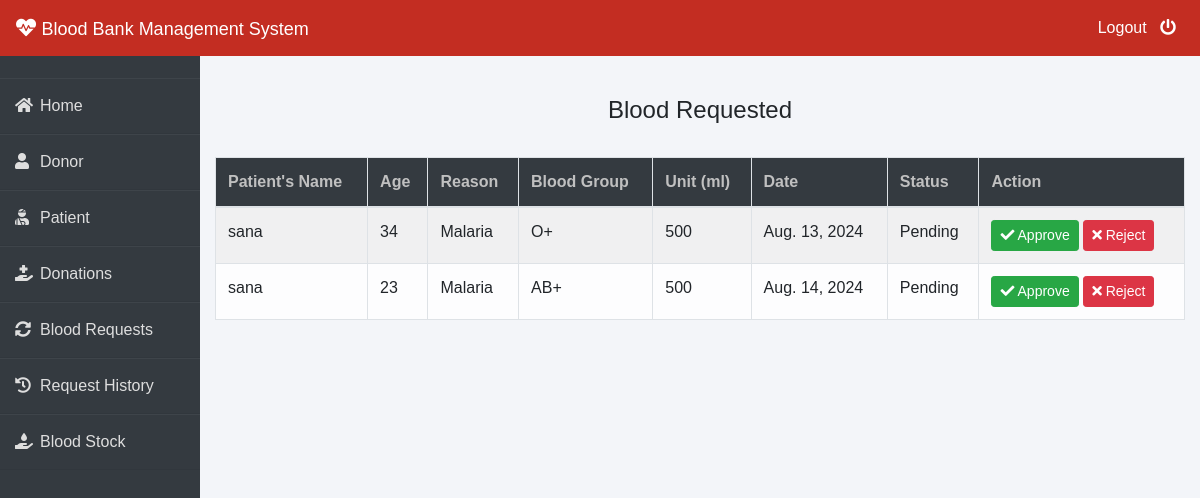
Page /admin-request (signed in) on the committed database.
### blood/models.py (models this page shows, shortened)
class BloodRequest(models.Model):
    request_by_patient=models.ForeignKey(pmodels.Patient,null=True,on_delete=models.CASCADE)
    request_by_donor=models.ForeignKey(dmodels.Donor,null=True,on_delete=models.CASCADE)
    patient_name=models.CharField(max_length=30)
    patient_age=models.PositiveIntegerField()
    reason=models.CharField(max_length=500)
    bloodgroup=models.CharField(max_length=10)
    unit=models.PositiveIntegerField(default=0)
    status=models.CharField(max_length=20,default="Pending")
    date=models.DateField(auto_now=True)

### blood/views.py (the view)
# urls.py: path('admin-request', views.admin_request_view,name='admin-request'),
@login_required(login_url='adminlogin')
def admin_request_view(request):
    requests=models.BloodRequest.objects.all().filter(status='Pending')
    return render(request,'blood/admin_request.html',{'requests':requests})

### templates/blood/admin_request.html (shortened to what this page needs)
{% extends 'blood/adminbase.html' %}
{% block content %}
{% load widget_tweaks %}
{%load static%}
<br><br>
<div class="container">
    {% if requests %}
    <H4 class="text-center">Blood Requested</H4><br>
    <table class="table table-light table-hover table-bordered table-striped">
        <thead class="bg-dark">
            <tr>
                <th scope="col" style="color: rgb(192, 192, 192);">Patient's Name</th>
                <th scope="col" style="color: rgb(192, 192, 192);">Age</th>
                <th scope="col" style="color: rgb(192, 192, 192);">Reason</th>
                <th scope="col" style="color: rgb(192, 192, 192);">Blood Group</th>
                <th scope="col" style="color: rgb(192, 192, 192);">Unit (ml)</th>
                <th scope="col" style="color: rgb(192, 192, 192);">Date</th>
                <th scope="col" style="color: rgb(192, 192, 192);">Status</th>
                <th style="color: rgb(192, 192, 192);">Action</th>
            </tr>
        </thead>
        <tbody>
            {% for t in requests %}
            <tr>
                <td> {{t.patient_name}}</td>
                <td>{{t.patient_age}}</td>
                <td>{{t.reason}}</td>
                <td>{{t.bloodgroup}}</td>
                <td>{{t.unit}}</td>
                <td>{{t.date}}</td>
                <td>{{t.status}}</td>
                <td>
                    <button class="btn btn-success btn-sm"><a  style="text-decoration: none;color: white;" href="{% url 'update-approve-status' t.id  %}"><i class="fa fa-check"></i> Approve</a> </button>
                    <button class="btn btn-danger btn-sm"><a  style="text-decoration: none;color: white;" href="{% url 'update-reject-status' t.id  %}"><i class="fa fa-times"></i> Reject</a> </button>
                </td>
            </tr>
            {% endfor %}
        </tbody>
    </table>
{% else %}
<div class="alert alert-danger" role="alert">
    No Blood Request By Patient/Donor!
  </div>
{% endif %}
</div>
{% endblock content %}

### templates/blood/adminbase.html (style rules this page uses)
* { margin: 0; padding: 0; box-sizing: border-box; list-style: none; text-decoration: none; font-family: 'Josefin Sans', sans-serif; }
body { background-color: #f3f5f9; }

### rows in the picture
BloodRequest: patient_name "sana", patient_age "34", reason "Malaria", bloodgroup "O+", unit "500", date "Aug. 13, 2024", status "Pending"
BloodRequest: patient_name "sana", patient_age "23", reason "Malaria", bloodgroup "AB+", unit "500", date "Aug. 14, 2024", status "Pending"
